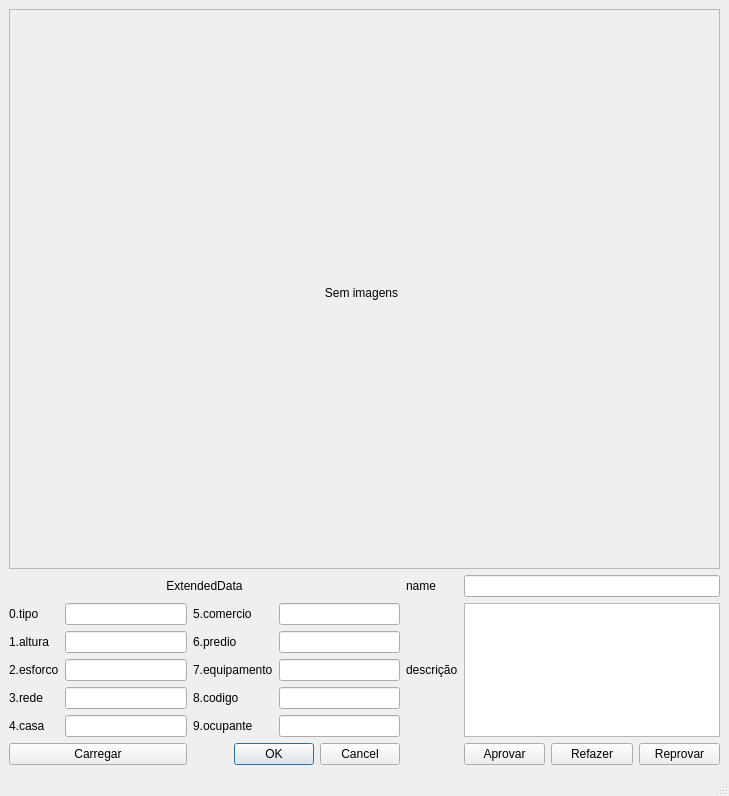
<?xml version="1.0" encoding="UTF-8"?>
<ui version="4.0">
 <class>MainWindow</class>
 <widget class="QMainWindow" name="MainWindow">
  <property name="geometry">
   <rect>
    <x>0</x>
    <y>0</y>
    <width>729</width>
    <height>796</height>
   </rect>
  </property>
  <property name="windowTitle">
   <string>MainWindow</string>
  </property>
  <widget class="QWidget" name="centralwidget">
   <layout class="QGridLayout" name="gridLayout">
    <item row="0" column="0" colspan="8">
     <widget class="QScrollArea" name="scrollArea">
      <property name="widgetResizable">
       <bool>true</bool>
      </property>
      <widget class="QWidget" name="scrollAreaWidgetContents">
       <property name="geometry">
        <rect>
         <x>0</x>
         <y>0</y>
         <width>709</width>
         <height>571</height>
        </rect>
       </property>
       <widget class="QLabel" name="label_14">
        <property name="geometry">
         <rect>
          <x>6</x>
          <y>22</y>
          <width>691</width>
          <height>521</height>
         </rect>
        </property>
        <property name="text">
         <string>Sem imagens</string>
        </property>
        <property name="alignment">
         <set>Qt::AlignCenter</set>
        </property>
       </widget>
      </widget>
     </widget>
    </item>
    <item row="1" column="0" colspan="4">
     <widget class="QLabel" name="label_4">
      <property name="text">
       <string>ExtendedData</string>
      </property>
      <property name="alignment">
       <set>Qt::AlignCenter</set>
      </property>
     </widget>
    </item>
    <item row="1" column="4">
     <widget class="QLabel" name="label_12">
      <property name="text">
       <string>name</string>
      </property>
     </widget>
    </item>
    <item row="1" column="5" colspan="3">
     <widget class="QLineEdit" name="lineEdit_name"/>
    </item>
    <item row="2" column="0">
     <widget class="QLabel" name="label">
      <property name="text">
       <string>0.tipo</string>
      </property>
     </widget>
    </item>
    <item row="2" column="1">
     <widget class="QLineEdit" name="lineEdit_0"/>
    </item>
    <item row="2" column="2">
     <widget class="QLabel" name="label_7">
      <property name="text">
       <string>5.comercio</string>
      </property>
     </widget>
    </item>
    <item row="2" column="3">
     <widget class="QLineEdit" name="lineEdit_5"/>
    </item>
    <item row="2" column="5" rowspan="5" colspan="3">
     <widget class="QTextEdit" name="description"/>
    </item>
    <item row="3" column="0">
     <widget class="QLabel" name="label_2">
      <property name="text">
       <string>1.altura</string>
      </property>
     </widget>
    </item>
    <item row="3" column="1">
     <widget class="QLineEdit" name="lineEdit_1"/>
    </item>
    <item row="3" column="2">
     <widget class="QLabel" name="label_8">
      <property name="text">
       <string>6.predio</string>
      </property>
     </widget>
    </item>
    <item row="3" column="3">
     <widget class="QLineEdit" name="lineEdit_6"/>
    </item>
    <item row="4" column="0">
     <widget class="QLabel" name="label_3">
      <property name="text">
       <string>2.esforco</string>
      </property>
     </widget>
    </item>
    <item row="4" column="1">
     <widget class="QLineEdit" name="lineEdit_2"/>
    </item>
    <item row="4" column="2">
     <widget class="QLabel" name="label_9">
      <property name="text">
       <string>7.equipamento</string>
      </property>
     </widget>
    </item>
    <item row="4" column="3">
     <widget class="QLineEdit" name="lineEdit_7"/>
    </item>
    <item row="5" column="0">
     <widget class="QLabel" name="label_5">
      <property name="text">
       <string>3.rede</string>
      </property>
     </widget>
    </item>
    <item row="5" column="1">
     <widget class="QLineEdit" name="lineEdit_3"/>
    </item>
    <item row="5" column="2">
     <widget class="QLabel" name="label_10">
      <property name="text">
       <string>8.codigo</string>
      </property>
     </widget>
    </item>
    <item row="5" column="3">
     <widget class="QLineEdit" name="lineEdit_8"/>
    </item>
    <item row="6" column="0">
     <widget class="QLabel" name="label_6">
      <property name="text">
       <string>4.casa</string>
      </property>
     </widget>
    </item>
    <item row="6" column="1">
     <widget class="QLineEdit" name="lineEdit_4"/>
    </item>
    <item row="6" column="2">
     <widget class="QLabel" name="label_11">
      <property name="text">
       <string>9.ocupante</string>
      </property>
     </widget>
    </item>
    <item row="6" column="3">
     <widget class="QLineEdit" name="lineEdit_9"/>
    </item>
    <item row="7" column="5">
     <widget class="QPushButton" name="aprovar">
      <property name="text">
       <string>Aprovar</string>
      </property>
     </widget>
    </item>
    <item row="7" column="6">
     <widget class="QPushButton" name="refazer">
      <property name="text">
       <string>Refazer</string>
      </property>
     </widget>
    </item>
    <item row="7" column="7">
     <widget class="QPushButton" name="reprovar">
      <property name="text">
       <string>Reprovar</string>
      </property>
     </widget>
    </item>
    <item row="7" column="0" colspan="2">
     <widget class="QPushButton" name="carregarArquivo">
      <property name="text">
       <string>Carregar</string>
      </property>
     </widget>
    </item>
    <item row="7" column="2" colspan="2">
     <widget class="QDialogButtonBox" name="buttonBox">
      <property name="standardButtons">
       <set>QDialogButtonBox::Cancel|QDialogButtonBox::Ok</set>
      </property>
     </widget>
    </item>
    <item row="4" column="4">
     <widget class="QLabel" name="label_13">
      <property name="text">
       <string>descrição</string>
      </property>
     </widget>
    </item>
   </layout>
  </widget>
  <widget class="QStatusBar" name="statusbar"/>
 </widget>
 <resources/>
 <connections/>
</ui>
